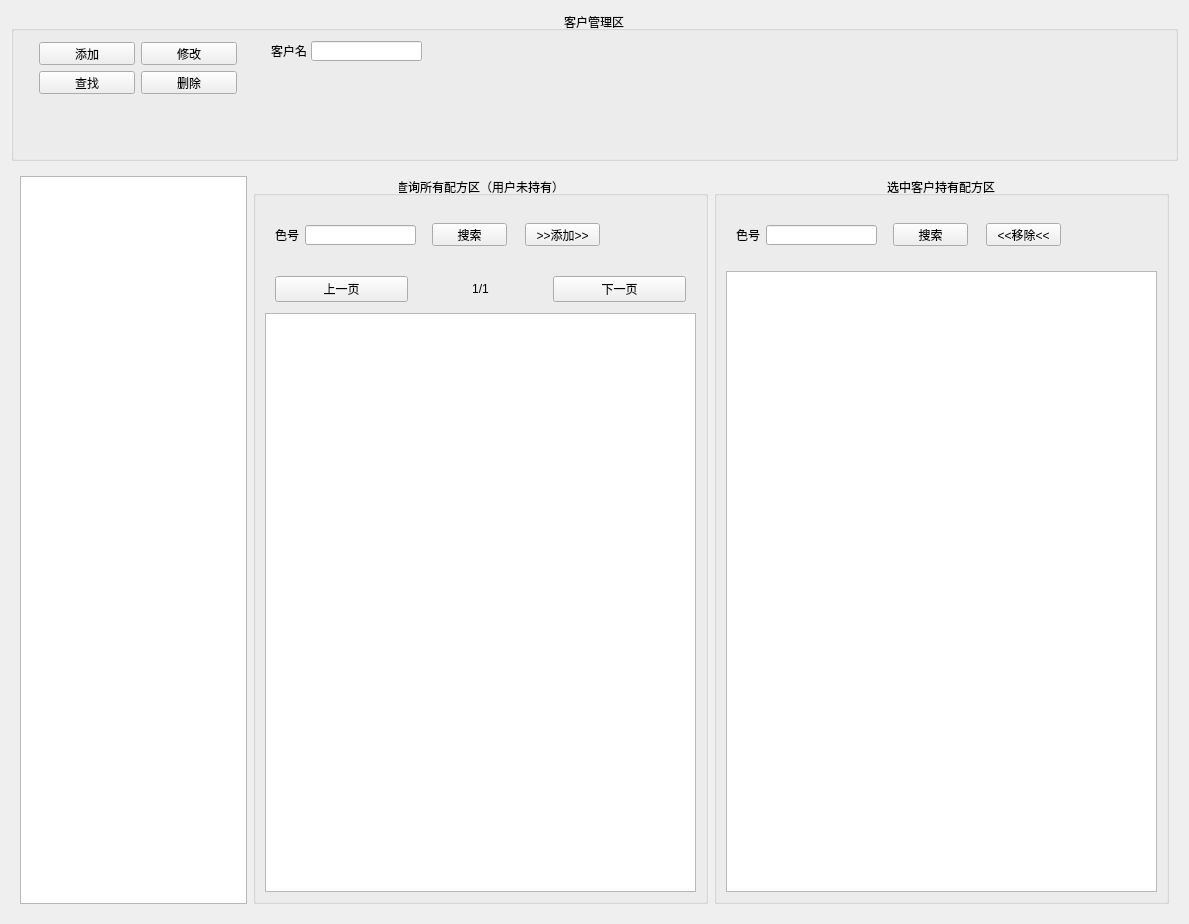
<?xml version="1.0" encoding="UTF-8"?>
<ui version="4.0">
 <class>Custom</class>
 <widget class="QWidget" name="Custom">
  <property name="geometry">
   <rect>
    <x>0</x>
    <y>0</y>
    <width>1189</width>
    <height>924</height>
   </rect>
  </property>
  <property name="windowTitle">
   <string>Form</string>
  </property>
  <layout class="QVBoxLayout" name="verticalLayout_2">
   <item>
    <layout class="QVBoxLayout" name="verticalLayout">
     <item>
      <widget class="QGroupBox" name="groupBox">
       <property name="sizePolicy">
        <sizepolicy hsizetype="Preferred" vsizetype="Preferred">
         <horstretch>0</horstretch>
         <verstretch>1</verstretch>
        </sizepolicy>
       </property>
       <property name="minimumSize">
        <size>
         <width>0</width>
         <height>150</height>
        </size>
       </property>
       <property name="maximumSize">
        <size>
         <width>16777215</width>
         <height>150</height>
        </size>
       </property>
       <property name="title">
        <string>客户管理区</string>
       </property>
       <property name="alignment">
        <set>Qt::AlignCenter</set>
       </property>
       <widget class="QPushButton" name="pushButtonCustomSearch">
        <property name="geometry">
         <rect>
          <x>28</x>
          <y>60</y>
          <width>96</width>
          <height>23</height>
         </rect>
        </property>
        <property name="text">
         <string>查找</string>
        </property>
       </widget>
       <widget class="QPushButton" name="pushButtonCustomDel">
        <property name="geometry">
         <rect>
          <x>130</x>
          <y>60</y>
          <width>96</width>
          <height>23</height>
         </rect>
        </property>
        <property name="text">
         <string>删除</string>
        </property>
       </widget>
       <widget class="QPushButton" name="pushButtonCustomEdit">
        <property name="geometry">
         <rect>
          <x>130</x>
          <y>31</y>
          <width>96</width>
          <height>23</height>
         </rect>
        </property>
        <property name="maximumSize">
         <size>
          <width>120</width>
          <height>16777215</height>
         </size>
        </property>
        <property name="text">
         <string>修改</string>
        </property>
       </widget>
       <widget class="QPushButton" name="pushButtonCustomAdd">
        <property name="geometry">
         <rect>
          <x>28</x>
          <y>31</y>
          <width>96</width>
          <height>23</height>
         </rect>
        </property>
        <property name="maximumSize">
         <size>
          <width>120</width>
          <height>16777215</height>
         </size>
        </property>
        <property name="text">
         <string>添加</string>
        </property>
       </widget>
       <widget class="QLabel" name="label">
        <property name="geometry">
         <rect>
          <x>260</x>
          <y>30</y>
          <width>40</width>
          <height>20</height>
         </rect>
        </property>
        <property name="text">
         <string>客户名</string>
        </property>
       </widget>
       <widget class="QLineEdit" name="lineEditCustomName">
        <property name="geometry">
         <rect>
          <x>300</x>
          <y>30</y>
          <width>111</width>
          <height>20</height>
         </rect>
        </property>
       </widget>
      </widget>
     </item>
     <item>
      <widget class="QWidget" name="widget" native="true">
       <property name="sizePolicy">
        <sizepolicy hsizetype="Preferred" vsizetype="Preferred">
         <horstretch>0</horstretch>
         <verstretch>4</verstretch>
        </sizepolicy>
       </property>
       <layout class="QHBoxLayout" name="horizontalLayout_2">
        <item>
         <layout class="QHBoxLayout" name="horizontalLayout">
          <item>
           <widget class="QListView" name="listViewCustom">
            <property name="sizePolicy">
             <sizepolicy hsizetype="Expanding" vsizetype="Expanding">
              <horstretch>1</horstretch>
              <verstretch>0</verstretch>
             </sizepolicy>
            </property>
           </widget>
          </item>
          <item>
           <widget class="QGroupBox" name="groupBox_2">
            <property name="sizePolicy">
             <sizepolicy hsizetype="Preferred" vsizetype="Preferred">
              <horstretch>2</horstretch>
              <verstretch>0</verstretch>
             </sizepolicy>
            </property>
            <property name="title">
             <string>查询所有配方区（用户未持有）</string>
            </property>
            <property name="alignment">
             <set>Qt::AlignCenter</set>
            </property>
            <layout class="QVBoxLayout" name="verticalLayout_6">
             <item>
              <layout class="QVBoxLayout" name="verticalLayout_3">
               <item>
                <widget class="QWidget" name="widget_2" native="true">
                 <property name="minimumSize">
                  <size>
                   <width>400</width>
                   <height>60</height>
                  </size>
                 </property>
                 <widget class="QLabel" name="label_2">
                  <property name="geometry">
                   <rect>
                    <x>10</x>
                    <y>20</y>
                    <width>24</width>
                    <height>20</height>
                   </rect>
                  </property>
                  <property name="text">
                   <string>色号</string>
                  </property>
                 </widget>
                 <widget class="QLineEdit" name="lineEditAllColorNoFilter">
                  <property name="geometry">
                   <rect>
                    <x>40</x>
                    <y>20</y>
                    <width>111</width>
                    <height>20</height>
                   </rect>
                  </property>
                 </widget>
                 <widget class="QPushButton" name="pushButtonAllColorNoSearch">
                  <property name="geometry">
                   <rect>
                    <x>167</x>
                    <y>18</y>
                    <width>75</width>
                    <height>23</height>
                   </rect>
                  </property>
                  <property name="text">
                   <string>搜索</string>
                  </property>
                 </widget>
                 <widget class="QPushButton" name="pushButtonCustomFormulaAdd">
                  <property name="geometry">
                   <rect>
                    <x>260</x>
                    <y>18</y>
                    <width>75</width>
                    <height>23</height>
                   </rect>
                  </property>
                  <property name="text">
                   <string>&gt;&gt;添加&gt;&gt;</string>
                  </property>
                 </widget>
                </widget>
               </item>
               <item>
                <layout class="QGridLayout" name="gridLayout_4" rowminimumheight="0">
                 <property name="leftMargin">
                  <number>10</number>
                 </property>
                 <property name="topMargin">
                  <number>5</number>
                 </property>
                 <property name="rightMargin">
                  <number>10</number>
                 </property>
                 <property name="bottomMargin">
                  <number>5</number>
                 </property>
                 <property name="verticalSpacing">
                  <number>4</number>
                 </property>
                 <item row="0" column="0">
                  <widget class="QPushButton" name="pushButtonPrePage">
                   <property name="maximumSize">
                    <size>
                     <width>150</width>
                     <height>16777215</height>
                    </size>
                   </property>
                   <property name="text">
                    <string>上一页</string>
                   </property>
                  </widget>
                 </item>
                 <item row="0" column="1">
                  <widget class="QLabel" name="labelPage">
                   <property name="maximumSize">
                    <size>
                     <width>150</width>
                     <height>16777215</height>
                    </size>
                   </property>
                   <property name="text">
                    <string>1/1</string>
                   </property>
                   <property name="alignment">
                    <set>Qt::AlignCenter</set>
                   </property>
                  </widget>
                 </item>
                 <item row="0" column="2">
                  <widget class="QPushButton" name="pushButtonNextPage">
                   <property name="maximumSize">
                    <size>
                     <width>150</width>
                     <height>16777215</height>
                    </size>
                   </property>
                   <property name="text">
                    <string>下一页</string>
                   </property>
                  </widget>
                 </item>
                </layout>
               </item>
               <item>
                <widget class="QListView" name="listViewAllFormula"/>
               </item>
              </layout>
             </item>
            </layout>
           </widget>
          </item>
          <item>
           <widget class="QGroupBox" name="groupBox_3">
            <property name="sizePolicy">
             <sizepolicy hsizetype="Preferred" vsizetype="Preferred">
              <horstretch>2</horstretch>
              <verstretch>0</verstretch>
             </sizepolicy>
            </property>
            <property name="title">
             <string>选中客户持有配方区</string>
            </property>
            <property name="alignment">
             <set>Qt::AlignCenter</set>
            </property>
            <layout class="QVBoxLayout" name="verticalLayout_5">
             <item>
              <layout class="QVBoxLayout" name="verticalLayout_4">
               <item>
                <widget class="QWidget" name="widget_3" native="true">
                 <property name="minimumSize">
                  <size>
                   <width>400</width>
                   <height>60</height>
                  </size>
                 </property>
                 <widget class="QLabel" name="label_3">
                  <property name="geometry">
                   <rect>
                    <x>10</x>
                    <y>20</y>
                    <width>24</width>
                    <height>20</height>
                   </rect>
                  </property>
                  <property name="text">
                   <string>色号</string>
                  </property>
                 </widget>
                 <widget class="QLineEdit" name="lineEditCustomColorNoFilter">
                  <property name="geometry">
                   <rect>
                    <x>40</x>
                    <y>20</y>
                    <width>111</width>
                    <height>20</height>
                   </rect>
                  </property>
                 </widget>
                 <widget class="QPushButton" name="pushButtonCustomColorNoSearch">
                  <property name="geometry">
                   <rect>
                    <x>167</x>
                    <y>18</y>
                    <width>75</width>
                    <height>23</height>
                   </rect>
                  </property>
                  <property name="text">
                   <string>搜索</string>
                  </property>
                 </widget>
                 <widget class="QPushButton" name="pushButtonCustomFormulaDel">
                  <property name="geometry">
                   <rect>
                    <x>260</x>
                    <y>18</y>
                    <width>75</width>
                    <height>23</height>
                   </rect>
                  </property>
                  <property name="text">
                   <string>&lt;&lt;移除&lt;&lt;</string>
                  </property>
                 </widget>
                </widget>
               </item>
               <item>
                <widget class="QListView" name="listViewCustomFormula"/>
               </item>
              </layout>
             </item>
            </layout>
           </widget>
          </item>
         </layout>
        </item>
       </layout>
      </widget>
     </item>
    </layout>
   </item>
  </layout>
 </widget>
 <resources/>
 <connections/>
</ui>
